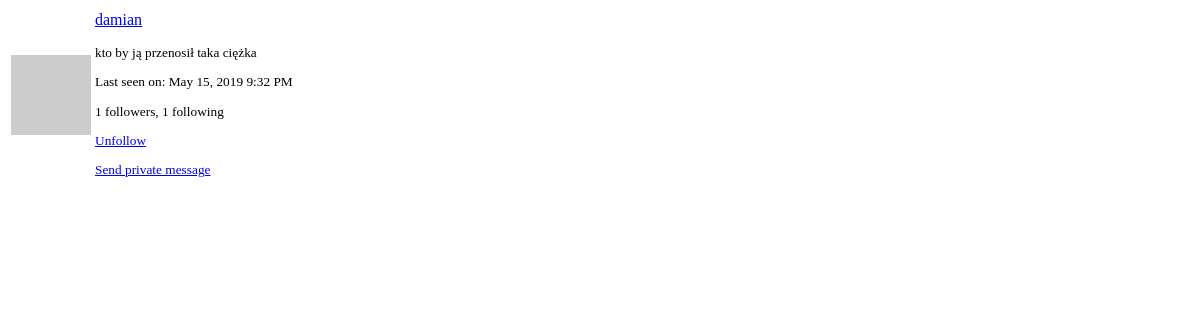
/user/damian/popup (signed in), run on an earlier commit of the app's database.
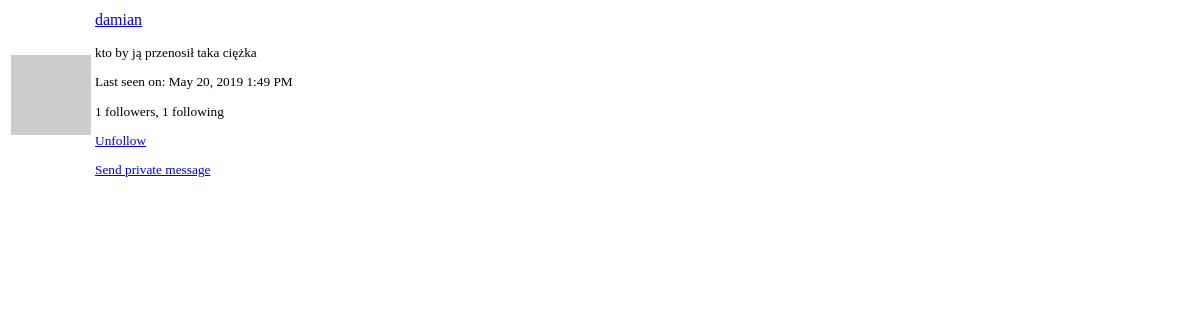
And on a later commit of the database.
### app/models.py (models this page shows, shortened)
class User(UserMixin, db.Model):
    id = db.Column(db.Integer, primary_key=True)
    username = db.Column(db.String(64), index=True, unique=True)
    email = db.Column(db.String(120), index=True, unique=True)
    password_hash = db.Column(db.String(128))
    posts = db.relationship('Post', backref='author', lazy='dynamic')
    about_me = db.Column(db.String(140))
    last_seen = db.Column(db.DateTime, default=datetime.utcnow)
    followed = db.relationship(
        'User', secondary=followers,
        primaryjoin=(followers.c.follower_id == id),
        secondaryjoin=(followers.c.followed_id == id),
        backref=db.backref('followers', lazy='dynamic'), lazy='dynamic')
    messages_sent = db.relationship('Message', foreign_keys='Message.sender_id',
                                    backref='author', lazy='dynamic')
    messages_received = db.relationship('Message', foreign_keys='Message.recipient_id',
                                        backref='recipient', lazy='dynamic')
    last_message_read_time = db.Column(db.DateTime)
    def avatar(self, size):
        digest = md5(self.email.lower().encode('utf-8')).hexdigest()
        return 'https://www.gravatar.com/avatar/{}?d=identicon&s={}'.format(
            digest, size)
    def is_following(self, user):
        return self.followed.filter(
            followers.c.followed_id == user.id).count() > 0

### app/routes.py (the view)
@app.route('/user/<username>/popup')
def user_popup(username):
    user = User.query.filter_by(username=username).first_or_404()
    return render_template('user_popup.html', user=user)

### app/models.py (called while the page is built)
@login.user_loader
def load_user(id):
    return User.query.get(int(id))

### app/routes.py (called while the page is built)
@app.before_request
def before_request():
    if current_user.is_authenticated:
        current_user.last_seen = datetime.utcnow()
        db.session.commit()
    g.locale = str(get_locale())

### app/templates/user_popup.html
<table class="table">
    <tr>
        <td width="64" style="border: 0px;">
            <a href="{{ url_for('user', username=user.username) }}">
                <img src="{{ user.avatar(64) }}">
            </a>
        </td>
        <td style="border: 0px;">
            <p>
                <a href="{{ url_for('user', username=user.username) }}">
                    {{ user.username }}
                </a>
            </p>
            <small>
                {% if user.about_me %}<p>{{ user.about_me }}</p>{% endif %}
                {% if user.last_seen %}
                <p>{{ _('Last seen on') }}:
                   {{ moment(user.last_seen).format('lll') }}</p>
                {% endif %}
                <p>{{ _('%(count)d followers', count=user.followers.count()) }},
                   {{ _('%(count)d following', count=user.followed.count()) }}</p>
                {% if user != current_user %}
                    {% if not current_user.is_following(user) %}
                    <a href="{{ url_for('follow', username=user.username) }}">
                        {{ _('Follow') }}
                    </a>
                    {% else %}
                    <a href="{{ url_for('unfollow', username=user.username) }}">
                        {{ _('Unfollow') }}
                    </a>
                    {% endif %}
                                <p>
                    <a href="{{ url_for('send_message',
                                        recipient=user.username) }}">
                        {{ _('Send private message') }}
                    </a>
                </p>
                {% endif %}
            </small>
        </td>
    </tr>
</table>

What changed in the data, as far as the page shows it:
changed User "damian": last_seen "May 15, 2019 9:32 PM" → "May 20, 2019 1:49 PM"
